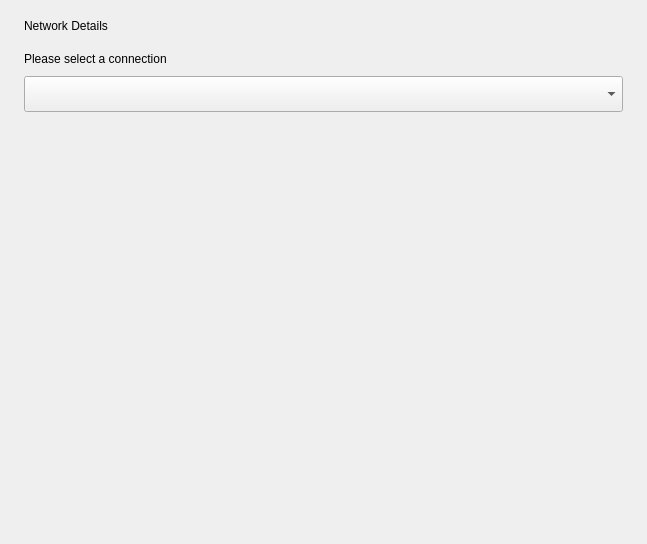
<?xml version="1.0" encoding="UTF-8"?>
<ui version="4.0">
 <class>DetailsPage</class>
 <widget class="QWidget" name="DetailsPage">
  <property name="geometry">
   <rect>
    <x>0</x>
    <y>0</y>
    <width>647</width>
    <height>544</height>
   </rect>
  </property>
  <property name="windowTitle">
   <string>DetailsPage</string>
  </property>
  <layout class="QVBoxLayout" name="verticalLayout_2" stretch="0,0,0,1">
   <property name="spacing">
    <number>16</number>
   </property>
   <property name="leftMargin">
    <number>24</number>
   </property>
   <property name="topMargin">
    <number>16</number>
   </property>
   <property name="rightMargin">
    <number>24</number>
   </property>
   <property name="bottomMargin">
    <number>0</number>
   </property>
   <item>
    <widget class="QWidget" name="widget_2" native="true">
     <property name="sizePolicy">
      <sizepolicy hsizetype="Preferred" vsizetype="Preferred">
       <horstretch>0</horstretch>
       <verstretch>0</verstretch>
      </sizepolicy>
     </property>
     <property name="styleSheet">
      <string notr="true"/>
     </property>
     <layout class="QHBoxLayout" name="titleLayout">
      <property name="spacing">
       <number>0</number>
      </property>
      <property name="leftMargin">
       <number>0</number>
      </property>
      <property name="topMargin">
       <number>0</number>
      </property>
      <property name="rightMargin">
       <number>0</number>
      </property>
      <property name="bottomMargin">
       <number>0</number>
      </property>
      <item>
       <widget class="QLabel" name="title">
        <property name="text">
         <string>Network Details</string>
        </property>
       </widget>
      </item>
      <item>
       <spacer name="horizontalSpacer">
        <property name="orientation">
         <enum>Qt::Horizontal</enum>
        </property>
        <property name="sizeHint" stdset="0">
         <size>
          <width>40</width>
          <height>20</height>
         </size>
        </property>
       </spacer>
      </item>
     </layout>
    </widget>
   </item>
   <item>
    <widget class="QWidget" name="selectConnectionwidget" native="true">
     <property name="sizePolicy">
      <sizepolicy hsizetype="Preferred" vsizetype="Preferred">
       <horstretch>0</horstretch>
       <verstretch>0</verstretch>
      </sizepolicy>
     </property>
     <property name="minimumSize">
      <size>
       <width>0</width>
       <height>0</height>
      </size>
     </property>
     <property name="maximumSize">
      <size>
       <width>16777215</width>
       <height>16777215</height>
      </size>
     </property>
     <layout class="QVBoxLayout" name="verticalLayout">
      <property name="spacing">
       <number>10</number>
      </property>
      <property name="leftMargin">
       <number>0</number>
      </property>
      <property name="topMargin">
       <number>0</number>
      </property>
      <property name="rightMargin">
       <number>0</number>
      </property>
      <property name="bottomMargin">
       <number>0</number>
      </property>
      <item>
       <widget class="QLabel" name="label">
        <property name="text">
         <string>Please select a connection</string>
        </property>
       </widget>
      </item>
      <item>
       <widget class="QComboBox" name="activatedConnectionComboBox">
        <property name="minimumSize">
         <size>
          <width>0</width>
          <height>36</height>
         </size>
        </property>
        <property name="maximumSize">
         <size>
          <width>16777215</width>
          <height>36</height>
         </size>
        </property>
       </widget>
      </item>
     </layout>
    </widget>
   </item>
   <item>
    <widget class="QStackedWidget" name="stackedWidget">
     <property name="currentIndex">
      <number>-1</number>
     </property>
    </widget>
   </item>
   <item>
    <spacer name="verticalSpacer">
     <property name="orientation">
      <enum>Qt::Vertical</enum>
     </property>
     <property name="sizeHint" stdset="0">
      <size>
       <width>20</width>
       <height>40</height>
      </size>
     </property>
    </spacer>
   </item>
  </layout>
 </widget>
 <resources/>
 <connections/>
</ui>
